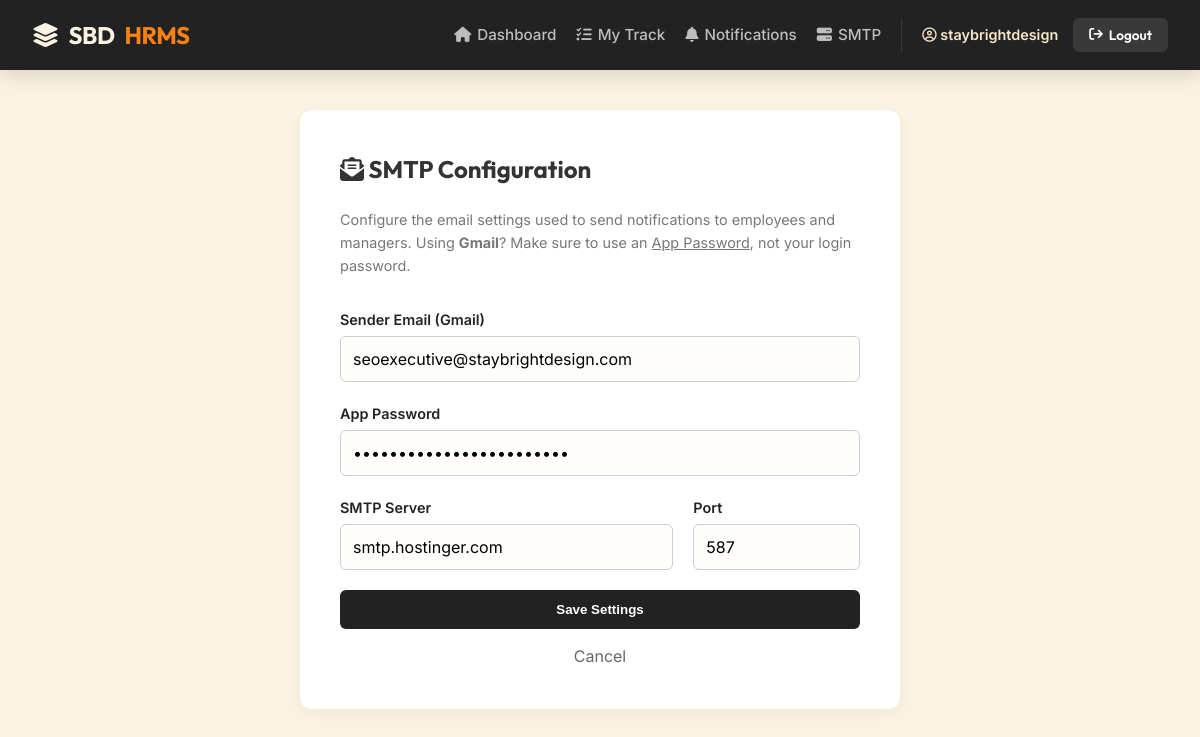
The app's page /hr/smtp/ (signed in) with its own data.
### accounts/models.py (models this page shows, shortened)
class User(AbstractUser):
    SECTION_CHOICES = (
        ('Frontside', 'Frontside'),
        ('Backside', 'Backside'),
        ('Management', 'Management'),
    )
    ROLE_CHOICES = (
        ('Director', 'Director'),
        ('Manager', 'Manager'),
        ('TL', 'Team Leader'),
        ('Employee', 'Employee'),
        ('HR', 'HR'),
    )
    company = models.ForeignKey(Company, on_delete=models.CASCADE, null=True, blank=True)
    team = models.ForeignKey(Team, on_delete=models.SET_NULL, null=True, blank=True, related_name='members')
    section = models.CharField(max_length=20, choices=SECTION_CHOICES, null=True, blank=True)
    role = models.CharField(max_length=20, choices=ROLE_CHOICES, default='Employee')
    designation = models.CharField(max_length=100, null=True, blank=True)
    monthly_salary = models.DecimalField(max_digits=10, decimal_places=2, default=0.00)
    esi_percentage = models.DecimalField(max_digits=5, decimal_places=2, default=0.75, help_text="Percentage (e.g., 0.75)")
    professional_tax = models.DecimalField(max_digits=10, decimal_places=2, default=0.00, help_text="Fixed Amount (e.g., 120)")
    otp = models.CharField(max_length=6, null=True, blank=True)
    is_approved = models.BooleanField(default=False)
    reports_to = models.ForeignKey('self', on_delete=models.SET_NULL, null=True, blank=True, related_name='subordinates')

class Company(models.Model):
    name = models.CharField(max_length=100)
    hr_email = models.EmailField(unique=True)
    smtp_email = models.EmailField(null=True, blank=True, help_text="Sender Email Address")
    smtp_password = models.CharField(max_length=100, null=True, blank=True, help_text="App Password")
    smtp_server = models.CharField(max_length=100, default="smtp.gmail.com")
    smtp_port = models.IntegerField(default=587)

### dashboard/views.py (the view)
# urls.py: path('hr/smtp/', dash_views.smtp_settings, name='smtp_settings'),
@login_required
def smtp_settings(request):
    if request.user.role != 'HR':
        return redirect('dashboard')
    company = request.user.company
    if request.method == 'POST':
        form = SMTPSettingsForm(request.POST, instance=company)
        if form.is_valid():
            form.save()
            messages.success(request, "SMTP Settings Saved Successfully.")
            return redirect('hr_dashboard')
    else:
        form = SMTPSettingsForm(instance=company)
    return render(request, 'dashboard/smtp_settings.html', {'form': form})

### dashboard/forms.py
class SMTPSettingsForm(forms.ModelForm):
    class Meta:
        model = Company
        fields = ['smtp_email', 'smtp_password', 'smtp_server', 'smtp_port']
        widgets = {
            'smtp_password': forms.PasswordInput(render_value=True), # Allow viewing existing password
        }

### templates/dashboard/smtp_settings.html (shortened to what this page needs)
{% extends 'base.html' %}
{% block content %}
<div style="max-width: 600px; margin: 0 auto; background: white; padding: 40px; border-radius: 12px; box-shadow: 0 4px 15px rgba(0,0,0,0.05);">
    <h2 style="margin-bottom: 20px; color: #333; font-family: 'Outfit';"><i class="fa-solid fa-envelope-open-text"></i> SMTP Configuration</h2>
    <p style="color: #777; margin-bottom: 30px; font-size: 0.9rem;">
        Configure the email settings used to send notifications to employees and managers.
        Using <strong>Gmail</strong>? Make sure to use an <u>App Password</u>, not your login password.
    </p>
    <form method="POST">
        <div style="margin-bottom: 20px;">
            <label style="display: block; font-weight: 600; margin-bottom: 5px;">Sender Email (Gmail)</label>
            <input type="email" name="smtp_email" value="{{ form.instance.smtp_email|default:'' }}"
                   style="width: 100%; padding: 12px; border: 1px solid #ccc; border-radius: 6px;" placeholder="hr@company.com">
        </div>
        <div style="margin-bottom: 20px;">
            <label style="display: block; font-weight: 600; margin-bottom: 5px;">App Password</label>
            <input type="password" name="smtp_password" value="{{ form.instance.smtp_password|default:'' }}"
                   style="width: 100%; padding: 12px; border: 1px solid #ccc; border-radius: 6px;" placeholder="xxxx xxxx xxxx xxxx">
        </div>
        <div style="display: grid; grid-template-columns: 2fr 1fr; gap: 20px;">
            <div style="margin-bottom: 20px;">
                <label style="display: block; font-weight: 600; margin-bottom: 5px;">SMTP Server</label>
                <input type="text" name="smtp_server" value="{{ form.instance.smtp_server }}"
                       style="width: 100%; padding: 12px; border: 1px solid #ccc; border-radius: 6px;">
            </div>
            <div style="margin-bottom: 20px;">
                <label style="display: block; font-weight: 600; margin-bottom: 5px;">Port</label>
                <input type="number" name="smtp_port" value="{{ form.instance.smtp_port }}"
                       style="width: 100%; padding: 12px; border: 1px solid #ccc; border-radius: 6px;">
            </div>
        </div>
        <button type="submit" style="width: 100%; background: var(--c-charcoal); color: white; padding: 12px; border: none; border-radius: 6px; font-weight: bold; cursor: pointer;">
            Save Settings
        </button>
        <a href="{% url 'hr_dashboard' %}" style="display: block; text-align: center; margin-top: 15px; color: #666; text-decoration: none;">Cancel</a>
    </form>
</div>
{% endblock %}

### templates/base.html (shortened to what this page needs)
<!DOCTYPE html>
<html lang="en">
<head>
    <link rel="stylesheet" href="https://cdnjs.cloudflare.com/ajax/libs/font-awesome/6.4.0/css/all.min.css">
</head>
<body>
    <nav class="navbar">
        <div class="nav-container">
            <a href="{% url 'dashboard' %}" class="nav-brand">
                <i class="fa-solid fa-layer-group"></i> SBD<span>HRMS</span>
            </a>
            <div class="nav-links">
                {% if user.is_authenticated %}
                    <a href="{% url 'dashboard' %}" class="nav-link">
                        <i class="fa-solid fa-house"></i> Dashboard
                    </a>
                    <a href="{% url 'track_sheet' user.id %}" class="nav-link">
                        <i class="fa-solid fa-list-check"></i> My Track
                    </a>
                    <a href="{% url 'notifications_view' %}" class="nav-link">
                        <i class="fa-solid fa-bell"></i> Notifications
                    </a>
                    {% if user.role == 'HR' %}
                        <a href="{% url 'smtp_settings' %}" class="nav-link">
                            <i class="fa-solid fa-server"></i> SMTP
                        </a>
                    {% endif %}
                    <div class="user-menu">
                        <span class="user-name">
                            <i class="fa-regular fa-circle-user"></i> {{ user.username }}
                        </span>
                        <form action="{% url 'logout' %}" method="post" style="display:inline;">
                            <button type="submit" class="btn btn-nav-logout">
                                <i class="fa-solid fa-arrow-right-from-bracket"></i> Logout
                            </button>
                        </form>
                    </div>
                {% else %}
                    <a href="{% url 'login' %}" class="nav-link">Login</a>
                    <a href="{% url 'signup' %}" class="nav-link">Employee Signup</a>
                {% endif %}
            </div>
        </div>
    </nav>
    <main class="main-container">
        {% block content %}{% endblock %}
    </main>
</body>
</html>

### templates/base.html (style rules this page uses)
:root { --c-cream: #FAF3E1; --c-beige: #F5E7C6; --c-orange: #FA8112; --c-charcoal: #222222; --c-orange-hover: #d66a0a; --c-text-light: #ffffff; --c-text-muted: #666666; --radius-md: 12px; --radius-sm: 6px; --shadow-card: 0 10px 30px -10px rgba(0,0,0,0.08); --nav-height: 70px; }
* { box-sizing: border-box; margin: 0; padding: 0; }
body { font-family: 'Inter', sans-serif; background-color: var(--c-cream); color: var(--c-charcoal); line-height: 1.6; min-height: 100vh; display: flex; flex-direction: column; }
a { text-decoration: none; transition: 0.2s ease; }
.navbar { background-color: var(--c-charcoal); height: var(--nav-height); display: flex; align-items: center; padding: 0 2rem; position: sticky; top: 0; z-index: 1000; box-shadow: 0 4px 20px rgba(0,0,0,0.15); }
.nav-container { width: 100%; max-width: 1200px; margin: 0 auto; display: flex; justify-content: space-between; align-items: center; }
.nav-brand { font-family: 'Outfit', sans-serif; font-weight: 700; font-size: 1.5rem; color: var(--c-cream); letter-spacing: -0.5px; display: flex; align-items: center; gap: 10px; }
.nav-brand span { color: var(--c-orange); }
.nav-links { display: flex; align-items: center; gap: 20px; }
.nav-link { color: rgba(255,255,255,0.7); font-weight: 500; font-size: 0.95rem; display: flex; align-items: center; gap: 6px; }
.user-menu { display: flex; align-items: center; gap: 15px; padding-left: 20px; border-left: 1px solid rgba(255,255,255,0.1); }
.user-name { color: var(--c-beige); font-size: 0.9rem; font-weight: 600; }
.btn { display: inline-block; padding: 10px 20px; border-radius: var(--radius-sm); font-weight: 600; font-family: 'Outfit', sans-serif; cursor: pointer; border: none; transition: all 0.2s ease; font-size: 0.9rem; }
.btn-nav-logout { background: rgba(255,255,255,0.1); color: white; padding: 8px 16px; font-size: 0.85rem; display: flex; align-items: center; gap: 6px; }
.main-container { width: 100%; max-width: 1000px; margin: 40px auto; padding: 0 20px; flex: 1; }
label { display: block; margin-bottom: 8px; font-weight: 600; font-size: 0.9rem; color: var(--c-charcoal); }
input[type="text"], input[type="email"], input[type="password"], input[type="number"], input[type="date"], textarea, select { width: 100%; padding: 12px 15px; border: 2px solid var(--c-beige); border-radius: var(--radius-sm); font-size: 1rem; background: #FFFEFA; transition: border-color 0.2s; font-family: 'Inter', sans-serif; }

### records on screen
User: username "staybrightdesign"
Company: smtp_email "seoexecutive@staybrightdesign.com", smtp_server "smtp.hostinger.com", smtp_port "587"
